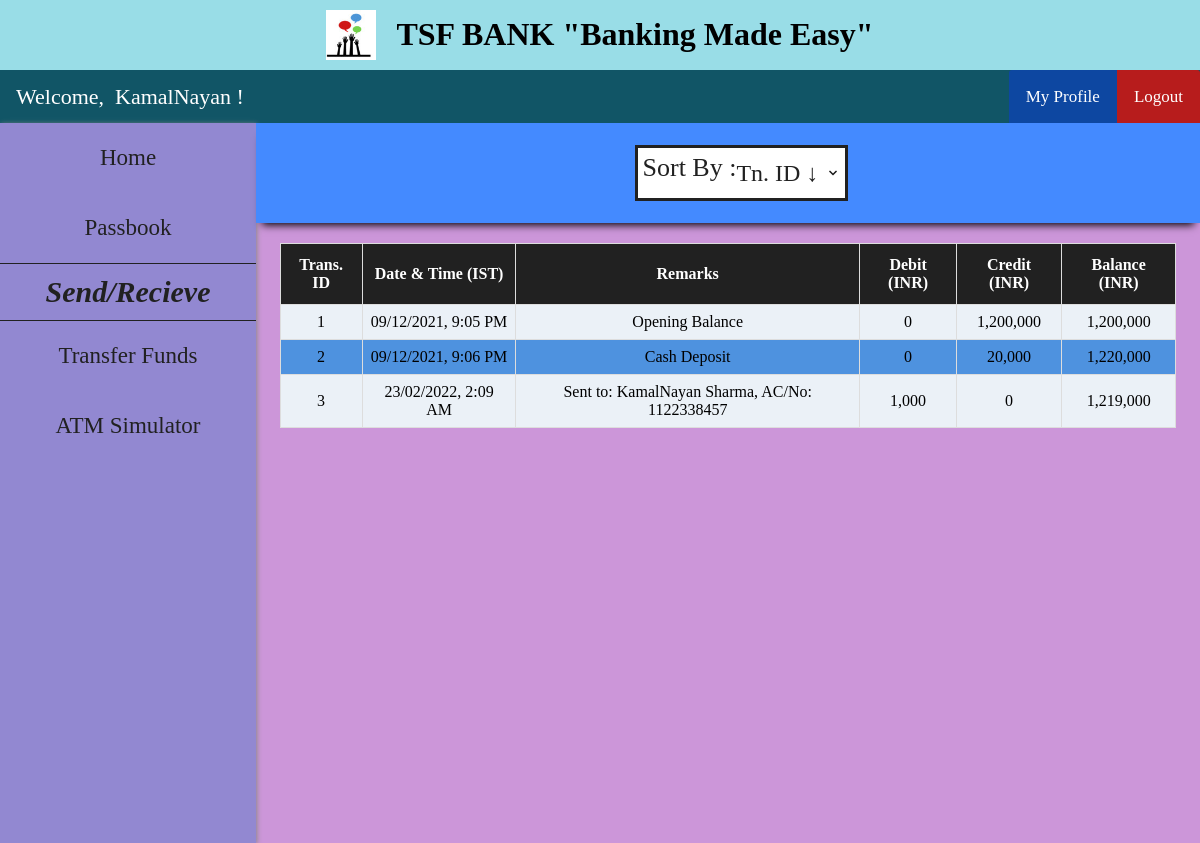
Screenshot of /customer_transactions.php (signed in) with the database file from the repository.
### tables this page shows
CREATE TABLE `customer` (
  `cust_id` int NOT NULL AUTO_INCREMENT,
  `first_name` varchar(30) DEFAULT NULL,
  `last_name` varchar(30) DEFAULT NULL,
  `gender` varchar(10) DEFAULT NULL,
  `dob` date DEFAULT NULL,
  `aadhar_no` int DEFAULT NULL,
  `email` varchar(30) DEFAULT NULL,
  `phone_no` varchar(20) DEFAULT NULL,
  `address` varchar(255) DEFAULT NULL,
  `branch` varchar(30) DEFAULT NULL,
  `account_no` int DEFAULT NULL,
  `pin` int DEFAULT NULL,
  `uname` varchar(30) DEFAULT NULL,
  `pwd` varchar(30) DEFAULT NULL,
  PRIMARY KEY (`cust_id`),
  UNIQUE KEY `aadhar_no` (`aadhar_no`),
  UNIQUE KEY `email` (`email`),
  UNIQUE KEY `phone_no` (`phone_no`),
  UNIQUE KEY `account_no` (`account_no`),
  UNIQUE KEY `uname` (`uname`)
);

CREATE TABLE `passbook3` (
  `trans_id` int NOT NULL AUTO_INCREMENT,
  `trans_date` datetime DEFAULT NULL,
  `remarks` varchar(255) DEFAULT NULL,
  `debit` int DEFAULT NULL,
  `credit` int DEFAULT NULL,
  `balance` int DEFAULT NULL,
  PRIMARY KEY (`trans_id`)
);

### customer_transactions.php (the view, shortened to what this page needs)
<?php
    include "connect.php";
    include "header.php";
    include "customer_navbar.php";
    include "customer_sidebar.php";
    if (isset($_SESSION['loggedIn_cust_id'])) {
        $sql0 = "SELECT * FROM passbook".$_SESSION['loggedIn_cust_id'];
    }
?>
<!DOCTYPE html>
<html>
<head>
    <link rel="stylesheet" href="transactions_style.css">
</head>
<body>
    <div class="search-bar-wrapper">
        <div class="search-bar" id="the-search-bar">
            <div class="flex-item-search-bar" id="fi-search-bar">
                <div class="flex-item-by">
                    <label id="sort">Sort By :</label>
                </div>
                <div class="flex-item-search-by">
                    <select name="by" onChange="window.location.href=this.value">
                        <option selected disabled hidden>
                            <?php if (empty($_GET['sort'])) {?>Tn. ID &darr;<?php } ?>
                        </option>
                    </select>
                </div>
            </div>
        </div>
    </div>
    <div class="flex-container">
        <?php
            $result = $conn->query($sql0);
            if ($result->num_rows > 0) {?>
                <table id="transactions">
                    <tr>
                        <th>Trans. ID</th>
                        <th>Date & Time (IST)</th>
                        <th>Remarks</th>
                        <th>Debit (INR)</th>
                        <th>Credit (INR)</th>
                        <th>Balance (INR)</th>
                    </tr>
        <?php
            while($row = $result->fetch_assoc()) {?>
                    <tr>
                        <td><?php echo $row["trans_id"]; ?></td>
                        <td>
                            <?php
                                $time = strtotime($row["trans_date"]);
                                $sanitized_time = date("d/m/Y, g:i A", $time);
                                echo $sanitized_time;
                             ?>
                        </td>
                        <td><?php echo $row["remarks"]; ?></td>
                        <td><?php echo number_format($row["debit"]); ?></td>
                        <td><?php echo number_format($row["credit"]); ?></td>
                        <td><?php echo number_format($row["balance"]); ?></td>
                    </tr>
            <?php } ?>
            </table>
            <?php
            } else {  ?>
                <p id="none"> No results found :(</p>
            <?php }
            $conn->close(); ?>
    </div>
</body>
</html>

### header.php (shortened to what this page needs)
<!DOCTYPE html>
<html>
<head>
    <link rel="stylesheet" href="header_style.css">
</head>
<body>
    <div class="flex-container-header">
      <div class="flex-item-header">
          <img src="images/thesparks.jpeg" onclick="eEgg_func()" width="50" height="50">
      </div>
        <div class="flex-item-header">
            <h1>TSF BANK "Banking Made Easy"</h1>
        </div>
    </div>
</body>
</html>

### customer_navbar.php (shortened to what this page needs)
<?php
    include "connect.php";
    if (isset($_SESSION['loggedIn_cust_id'])) {
        $sql0 = "SELECT * FROM customer WHERE cust_id=".$_SESSION['loggedIn_cust_id'];
        $result = $conn->query($sql0);
        $row = $result->fetch_assoc();
    }
?>
<!DOCTYPE html>
<html>
<head>
    <link rel="stylesheet" href="user_navbar_style.css">
</head>
<body>
    <div class="nav-wrapper">
        <div class="topnav" id="theTopNav">
            <a id="user">Welcome, &nbsp<?php echo $row["first_name"]; ?> !</a>
            <a id="logout" href="/logout_action.php" onclick="return confirm('Are you sure?')">Logout</a>
            <a id="profile" href="/customer_profile.php">My Profile</a>
        </div>
    </div>
</body>
</html>

### customer_sidebar.php (shortened to what this page needs)
<!DOCTYPE html>
<html>
<head>
    <link rel="stylesheet" href="admin_sidebar_style.css">
</head>
<body>
    <div class="sidenav" id="theSideNav">
        <a href="/customer_home.php">Home</a>
        <a href="/customer_transactions.php">Passbook</a>
        <a id="label"><I>Send/Recieve</I></a>
        <a href="/beneficiary.php">Transfer Funds</a>
        <a href="/atm_simulator.php">ATM Simulator</a>
    </div>
</body>
</html>

### header_style.css (style rules this page uses)
body { margin: 0; padding: 0; background-color: #FAFAFA; text-align: center; }
.flex-container-header { justify-content: center; display: -webkit-flex; display: flex; width: auto; height: auto; background-color: #99dde7; }
.flex-item-header { width: auto; height: 50px; margin: 10px; }
h1 { font-family: 'Sansita Swashed', cursive; color: black; font-size: 2rem; line-height: 0rem; margin-top: calc((1.5rem - 2rem) + 2.0rem); margin-bottom: 0.5rem; }

### user_navbar_style.css (style rules this page uses)
.nav-wrapper { height: 53px; background: #333; }
.nav-wrapper .topnav { background-color: #115566; overflow: hidden; height: 53px; }
.topnav a[id="user"] { float: left; display: block; color: white; text-align: center; padding: 14px 16px; text-decoration: none; font-size: 22px; font-family: 'Sansita Swashed', cursive; }
.topnav a[id="profile"] { float: right; display: block; color: white; text-align: center; padding: 17px 17px; text-decoration: none; font-size: 17px; font-family: 'Sansita Swashed', cursive; background-color: #0D47A1; border-top-left-radius: 3px; }
.topnav a[id="logout"] { float: right; display: block; color: white; text-align: center; padding: 17px 17px; text-decoration: none; font-size: 17px; font-family: 'Sansita Swashed', cursive; background-color: #b71c1c; border-top-right-radius: 3px; }

### admin_sidebar_style.css (style rules this page uses)
.sidenav { width: 256px; background-color: #9288d1; height: 90vh; float: left; overflow-y: auto; box-shadow: 1px 1px 5px #888888; }
.sidenav a { font-family: 'Sansita Swashed', cursive; background-color: #9288d1; font-size: 23px; color: #212121; display: block; padding: 22px 16px; text-decoration: none; }
.sidenav a[id="label"] { font-family: 'Sansita Swashed', cursive; font-weight: bold; font-size: 30px; color: #212121; display: block; padding: 11px; text-decoration: none; border-top: 1px solid #212121; border-bottom: 1px solid #212121; }

### transactions_style.css (style rules this page uses)
body { background-color: #cc96d9; }
.flex-container { display: -webkit-flex; display: flex; margin-left: 256px; width: auto; height: auto; padding-top: 20px; flex-direction: column; overflow-x: auto; }
.search-bar-wrapper { height: 100px; }
.search-bar-wrapper .search-bar { display: -webkit-flex; display: flex; margin-left: 256px; position: relative; width: auto; height: 100px; flex-direction: column; background-color: #448AFF; box-shadow: 0 8px 8px -6px black; overflow: hidden; }
label[id="sort"] { display: block; float: left; color: #212121; font-family: 'Sansita Swashed', cursive; font-size: 26px; background-color: white; border: 3px solid #212121; border-right: 0; margin: 12px; margin-right: 0px; height: 45px; padding-top: 5px; padding-left: 5px; }
select { font-family: 'Sansita Swashed', cursive; color: #212121; font-size: 24px; background: url("images/down_arrow.png") 96% / 15% no-repeat #eee; -webkit-appearance: none; -moz-appearance: none; background-color: white; border: 3px solid #212121; border-left: 0; margin: 12px; margin-left: 0px; height: 56px; width: 115%; }
.flex-item-search-bar { display: -webkit-flex; display: flex; flex-direction: row; margin: auto; width: auto; height: auto; }
label { display: block; float: left; color: #212121; font-family: 'Sansita Swashed', cursive; font-size: 20px; }
#transactions { font-family: 'Sansita Swashed', cursive; border-collapse: collapse; width: 80%; margin: auto; }
@media screen and (max-width: 1280px) { #transactions { width: 95%; } }
#transactions td, #transactions th { text-align: center; border: 1px solid #ddd; padding: 8px; }
#transactions tr:nth-child(odd) { background-color: #4e92df; }
#transactions tr:nth-child(even) { background-color: #ebf1f7; }
#transactions th { padding-top: 12px; padding-bottom: 12px; background-color: #212121; color: white; }

### rows the page displays
customer: first_name "KamalNayan"
passbook3: trans_id "1", trans_date "09/12/2021, 9:05 PM", remarks "Opening Balance", debit "0", credit "1,200,000", balance "1,200,000"
passbook3: trans_id "2", trans_date "09/12/2021, 9:06 PM", remarks "Cash Deposit", debit "0", credit "20,000", balance "1,220,000"
passbook3: trans_id "3", trans_date "23/02/2022, 2:09 AM", remarks "Sent to: KamalNayan Sharma, AC/No: 1122338457", debit "1,000", credit "0", balance "1,219,000"
